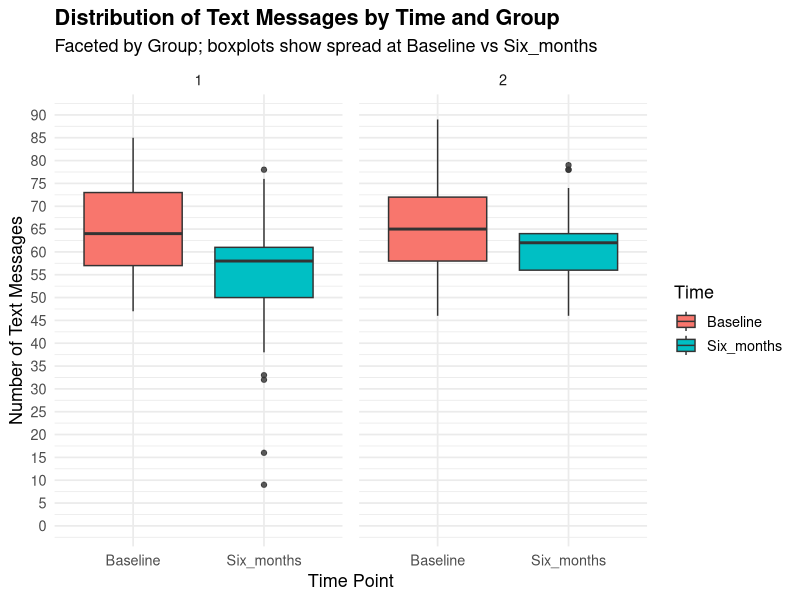
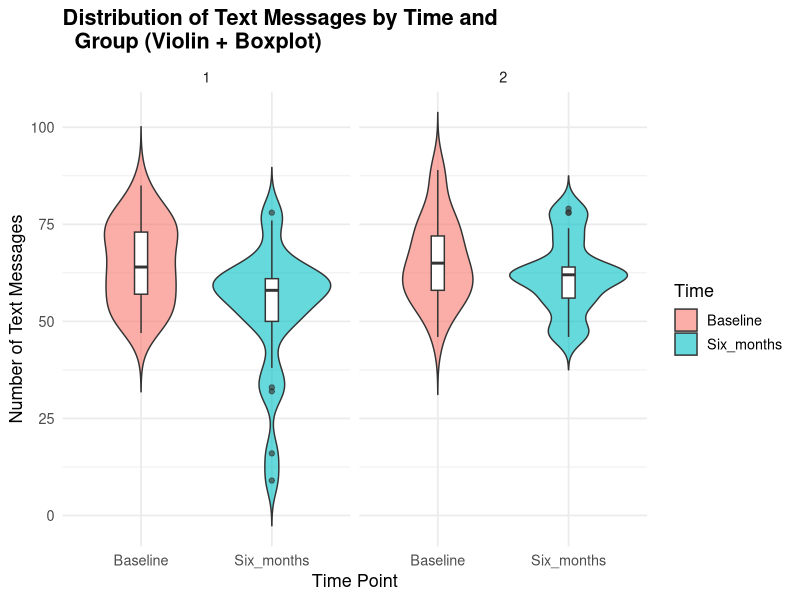
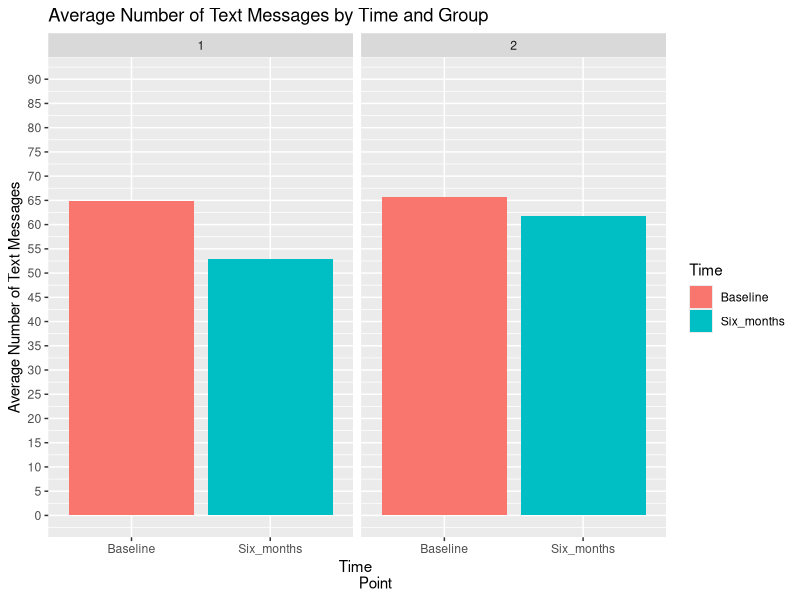

The R source for these figures, in order:
## ---- chunk 1
knitr::opts_chunk$set(echo = TRUE)
## ---- chunk 2
###############################################################################
# Assignment 3: Collaborating in GitHub.
# Objective: Create shared repository and clone said repository.
# Objective: Assign roles and create branches tailored to Visualization 1 
# (Stratified, Faceted Boxplot of Text Messages by Group and Time), 
# Visualization 2 (Stratified, Faceted Bar Chart of Text Messages by Group and
# Time), and Summary Statistics (of Text Messages by Group and Time). 
# Objective: Update a README.md file with activity and instructions.
###############################################################################

# The working directory at hand is the BHDS.2010.Assignments.3 folder, within
# GitHub. 

# First, we will want to install the appropriate packages "tidyr" and "ggplot2"
# and then utilize the library() function to load in the packages and their
# dependencies. We also will name an object "text" and read the .csv file
# TextMessages unto it, upon which we will generate our visual summaries
# and run the relevant descriptive statistics. 

text <- read.csv("TextMessages.csv")
#install.packages("ggplot2")
library(ggplot2)
#install.packages("tidyr")
library(tidyr)
library(dplyr)

## ---- chunk 3

# To get a quick understanding of the exact names of the variables involved, 
# we can simply run the names() function, followed by the glimpse() command, to
# ensure that the data are in order and accurately reflect the csv file. 
names(text)
glimpse(text)

# We want to first covert the variables Baseline and Six_months into numeric
# format, to ensure that they can be utilized for quantitative analyses and 
# visualizations. We then need to reshape the dataset from wide format to 
# long format, using the pivot_longer() command. In the original wide structure,
# each participant featured separate columns for the number of text messages
# sent at Baseline and at Six months. After reshaping, these two columns are 
# combined into a single variable called TextMessages, with a corresponding
# Time variable, which indicates whether each observation came from the 
# Baseline or Six-month time point. This transformation will serve to make
# the data tidy, which is ideal for plotting/faceting and conducting
# group/time comparisons within ggplot2.

text_long <- text %>% mutate(Baseline = as.numeric(Baseline),
    Six_months = as.numeric(Six_months)) %>% pivot_longer(
    cols = c(Baseline, Six_months),
    names_to = "Time",
    values_to = "TextMessages")

# We want to refine the structure by explicitly converting key variables into
# factors with defined levels. The Time variable (split between indication of
# Baseline or Six months) will be converted into a factor and ordered, so that
# Baseline appears first, ensuring consistency in the plots. The Group variable
# will also be converted into a factor, so that it represents categorical data
# rather than numeric values. In defining these variables as factors, we 
# ensure that ggplot2 treats them as categorical axes rather than continuous 
# scales. 

text_long <- text_long %>% mutate(Time  = factor(Time, 
    levels = c("Baseline", "Six_months")),
    Group = as.factor(Group))

# We want to generate a set of faceted boxplots that display the distribution
# of texts across the two time points for each participant group. The function
# ggplot() will map Time to the x-axis, TextMessages to the y-axis, and Time
# to the fill color, to create distinction between the periods. We will then
# utilize the geom_boxplot() layer to create boxplots that show the central
# tendency, variability, and potential outliers. The facet_wrap(~ Group) 
# function produces separate panels for each group, allowing for side-by-side
# comparisons for texting behaviors. 
  
boxplot1 <- ggplot(text_long, aes(x = Time, y = TextMessages, fill = Time)) +
  geom_boxplot(outlier.alpha = 0.8) + facet_wrap(~ Group) + labs(
  title = "Distribution of Text Messages by Time and Group",
  subtitle = "Faceted by Group; boxplots show spread at Baseline vs Six_months",
    x = "Time Point",
    y = "Number of Text Messages",
    fill = "Time") + scale_y_continuous(limits = c(0, 90), 
    breaks = seq(0, 90, by = 5)) + theme_minimal(base_size = 13) + theme(
    plot.title = element_text(face = "bold"),
    panel.spacing = unit(12, "pt"))
print(boxplot1)

# The faceted boxplots illustrate the distribution of text counts, for each
# participant Group (1, 2) across two time points (Baseline, Six_months).
# In both groups, the median number of text messages is moderately high, with
# slightly greater variability at Baseline, as compared to Six months (indicated
# by the wider interquartile range and the presence of a few lower outliers). 
# Across groups, the pattern suggests a small decline in text frequency over
# time, with the central tendencies remaining fairly consistent.
# The consistency of medians across groups and the overlapping interquartile
# rages thus indicate that no dramatic behavioral shift occurred, with a rather
# gradual convergence toward more uniform texting patterns over time (as  
# indicated by the compactness of the boxes at the Six_months mark). The  
# whiskers demonstrate that most of the values fall within a similar overall 
# range. 

# *AS A BONUS* We can also consider incorporating a violin plot, which expands
# upon the information provided by the faceted box-plot, combining its elements
# with a kernel density plot. This ultimately allows for a more comprehensive
# view of the data's distribution. Box-plots do well to summarize the central
# tendency and spread through medians/quartiles/outliers, but violin plots
# additionally display the shape and density of the data across the 
# range of values. This can be especially useful for detecting skewness or 
# subtle distributional differences between groups or time points. Within 
# ggplot() function, we layer in geom_violin(), still faceted to separate the
# panels by Group.

violinplot <- ggplot(text_long, aes(x = Time, y = TextMessages, fill = Time)) +
  geom_violin(trim = FALSE, alpha = 0.6) +
  geom_boxplot(width = 0.1, fill = "white", outlier.alpha = 0.6) +
  facet_wrap(~ Group) + labs(title = "Distribution of Text Messages by Time and 
  Group (Violin + Boxplot)", x = "Time Point", y = "Number of Text Messages",    
  fill = "Time") + theme_minimal(base_size = 13) + theme(plot.title = element_text(face = "bold"))
violinplot

# The violin plot visualizes the full distribution of text message counts for
# each group. The width of each violin depicts the relative frequency 
# of participants within a given text-count (wider areas indicate where more
# participant values are concentrated). In both groups, the violins are 
# broader around the mid-range at Baseline, and slightly narrower at Six_months,
# indicating that participants' messaging behavior became more clustered
# around the mean. The thinner tails and smoother contours at Six_months suggest
# reduced variability and fewer extreme variables, particularly in Group 2. 
# Overall, the violin plot provides further reinforcement of the subtle decline
# in average texting activity alongside a "tightening" of behavioral 
# variability over time. 

## ---- chunk 4
# create stratified bar charts of text messages Group and Time using our 
# converted data file text_long from above. We want to generate a set of faceted
# bar charts that display the distribution of texts across the two time points 
# for each participant group. Using the function ggplot to map the variable
# Time that we created to the x-axis and the variable TextMessages to the 
# y-axis, we generate these bar charts. We also utilized Time to differentiate 
# the fill color of each time period (Baseline and Six_months). geom_bar() 
# creates bar charts where the height of the bar proportional to the number of
# cases in each group, showing us the average number of text messages sent by 
# each group at each time period. Finally, using facet_wrap(~ Group) function 
# produces separate panels for each group, allowing us to generate side-by-side
# comparisons.

barchart <- ggplot(text_long, aes(x = Time, y = TextMessages, fill = Time)) +
    geom_bar(stat = "summary", fun = "mean", position = "dodge") +
    facet_wrap(~ Group) +
    labs(title = "Average Number of Text Messages by Time and Group", x = "Time 
         Point", y = "Average Number of Text Messages", fill = "Time") +
    scale_y_continuous(limits = c(0,90), breaks = seq(from = 0, to = 90, by = 
                                                        5))

# view bar chart
barchart

# This plot shows the average number of text messages sent in each group, at 
# both the baseline and six month mark of the observational period. On the left 
# side, we see Group 1, who sent an approximate average of 65 texts at the 
# beginning of the observational period and an approximate average of 53 text
# messages sent at the six month mark. On the right side, we see Group 2, who 
# also sent an approximate average of 65 text messages at the beginning of the 
# observational period, and an approximate average of 62 text messages at the 
# six month mark. From this plot, it seems that both groups had a decline in
# the amount of texting they did, with Group 1 having a steeper decline between 
# the beginning of the observational period and the six month mark.

## ---- chunk 5

# compute summary statistics by Group and Time to examine the number of text 
# messages sent by participants in each group at baseline and at six months.
summary_stats <- text_long %>%
  group_by(Group, Time) %>%
  summarise(
    n = n(),
    mean = mean(TextMessages),
    sd = sd(TextMessages),
    min = min(TextMessages),
    max = max(TextMessages))

# view results
print(summary_stats)

# For Group 1, the mean number of text messages decreased from 64.84 
# (SD = 10.68) at baseline to 52.96 (SD = 16.33) at six months, suggesting a 
# reduction in texting activity over time. Message counts ranged from 47 to 85 
# at baseline and from 9 to 78 at six months, the largest range in our data. For
# Group 2, the mean number of text messages showed a smaller decline, from 65.60
# (SD = 10.84) at baseline to 61.84 (SD = 9.41) at six months. Message counts 
# ranged from 46 to 89 at baseline and from 46 to 79 at six months. Overall, 
# both groups exhibited a decrease in texting activity over the six-month 
# period, with Group 1 seeming to show a larger reduction on average than Group 
# 2. This could be a point of further analysis.


# The collective of the findings from the graphics and summary statistics 
# present a consistent narrative about participants’ texting behaviors over the 
# six month observation period. Both visualizations reveal that text message 
# frequency declined slightly from Baseline to Six_months in both groups, with 
# Group 1 showing a more pronounced decrease. The summary statistics reinforce 
# these patterns, as Group 1’s mean text count dropped from ~64.84 to 52.96, 
# while Group 2’s mean declined more modestly from 65.60 to 61.84. The boxplots 
# further illustrate that the variability in texting behavior decreased at the 
# Six_month mark, pointing to activity levels becoming more consistent over time. 
# The results suggest that while both groups maintained broadly similar 
# communication habits, there was a subtle overall reduction in texting activity, 
# and a convergence toward greater behavioral consistency across the two time 
# points, with only mild group-level differences in degree of change.   

